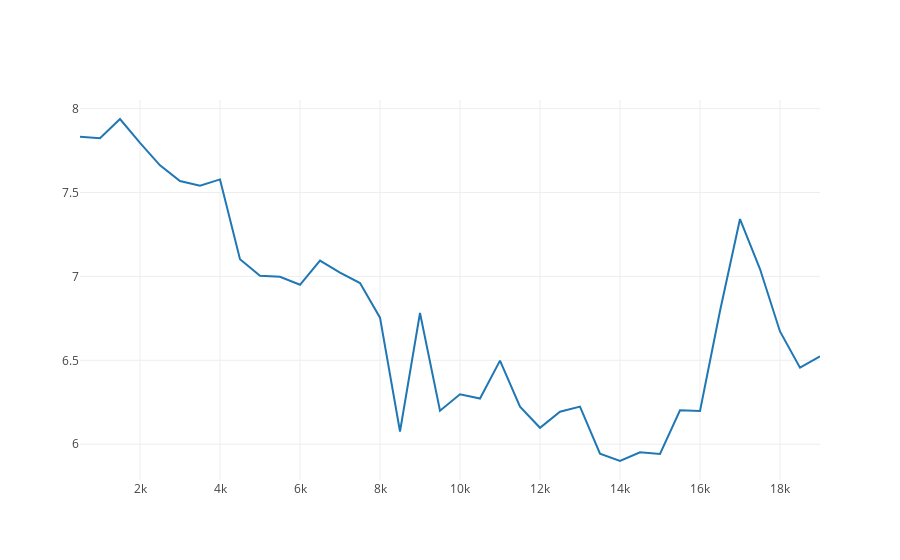

The cell this chart's notebook holds for it:
### Code cell
step_df = pd.read_csv('training_model/step.csv')
score_df = pd.read_csv('training_model/score.csv')


line_step=go.Scatter(y=step_df['mean'], x=step_df['run'])
line_score=go.Scatter(y=score_df['mean'])


data = [line_step]


iplot(data)

### Figure 1 — Plotly figure (JSON) as saved in the notebook; plotly's stock layout.template omitted (floating-point values rounded to 4 significant figures)
{"data": [{"type": "scatter", "uid": "9f9edf03-672a-47d4-bf2b-3e2cf7dd1679", "x": [500, 1000, 1500, 2000, 2500, 3000, 3500, 4000, 4500, 5000, 5500, 6000, 6500, 7000, 7500, 8000, 8500, 9000, 9500, 10000, 10500, 11000, 11500, 12000, 12500, 13000, 13500, 14000, 14500, 15000, 15500, 16000, 16500, 17000, 17500, 18000, 18500, 19000], "y": [7.832, 7.824, 7.938, 7.796, 7.662, 7.568, 7.54, 7.578, 7.102, 7.004, 6.998, 6.95, 7.094, 7.022, 6.96, 6.754, 6.076, 6.782, 6.2, 6.298, 6.272, 6.498, 6.224, 6.098, 6.194, 6.224, 5.944, 5.9, 5.952, 5.942, 6.202, 6.198, 6.794, 7.342, 7.044, 6.672, 6.456, 6.524]}], "layout": {}}
